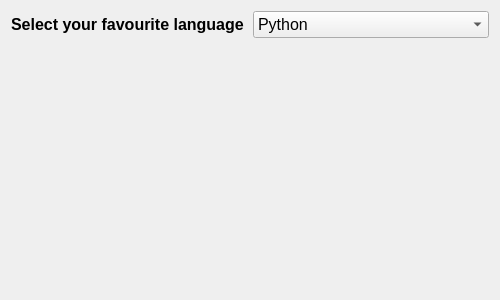
<?xml version="1.0" encoding="UTF-8"?>
<ui version="4.0">
 <class>Form</class>
 <widget class="QWidget" name="Form">
  <property name="geometry">
   <rect>
    <x>0</x>
    <y>0</y>
    <width>500</width>
    <height>300</height>
   </rect>
  </property>
  <property name="windowTitle">
   <string>Form</string>
  </property>
  <layout class="QVBoxLayout" name="verticalLayout">
   <item>
    <layout class="QHBoxLayout" name="horizontalLayout">
     <item>
      <widget class="QLabel" name="label">
       <property name="font">
        <font>
         <pointsize>12</pointsize>
         <bold>true</bold>
        </font>
       </property>
       <property name="text">
        <string>Select your favourite language</string>
       </property>
      </widget>
     </item>
     <item>
      <widget class="QComboBox" name="comboBox">
       <property name="font">
        <font>
         <pointsize>12</pointsize>
        </font>
       </property>
       <item>
        <property name="text">
         <string>Python</string>
        </property>
       </item>
       <item>
        <property name="text">
         <string>Java</string>
        </property>
       </item>
       <item>
        <property name="text">
         <string>C++</string>
        </property>
       </item>
       <item>
        <property name="text">
         <string>C#</string>
        </property>
       </item>
      </widget>
     </item>
    </layout>
   </item>
   <item>
    <widget class="QLabel" name="label_result">
     <property name="font">
      <font>
       <pointsize>12</pointsize>
      </font>
     </property>
     <property name="text">
      <string/>
     </property>
    </widget>
   </item>
  </layout>
 </widget>
 <resources/>
 <connections/>
</ui>
